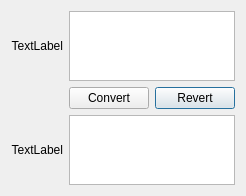
<?xml version="1.0" encoding="UTF-8"?>
<ui version="4.0">
 <class>ConverterDialog</class>
 <widget class="QDialog" name="ConverterDialog">
  <property name="geometry">
   <rect>
    <x>0</x>
    <y>0</y>
    <width>234</width>
    <height>177</height>
   </rect>
  </property>
  <property name="windowTitle">
   <string>ConverterDialog</string>
  </property>
  <layout class="QGridLayout" name="gridLayout">
   <item row="0" column="1" colspan="2">
    <widget class="QTextEdit" name="from_edit"/>
   </item>
   <item row="0" column="0">
    <widget class="QLabel" name="from_label">
     <property name="layoutDirection">
      <enum>Qt::LeftToRight</enum>
     </property>
     <property name="text">
      <string>TextLabel</string>
     </property>
     <property name="alignment">
      <set>Qt::AlignRight|Qt::AlignTrailing|Qt::AlignVCenter</set>
     </property>
    </widget>
   </item>
   <item row="2" column="0">
    <widget class="QLabel" name="to_label">
     <property name="layoutDirection">
      <enum>Qt::LeftToRight</enum>
     </property>
     <property name="text">
      <string>TextLabel</string>
     </property>
     <property name="alignment">
      <set>Qt::AlignRight|Qt::AlignTrailing|Qt::AlignVCenter</set>
     </property>
    </widget>
   </item>
   <item row="2" column="1" colspan="2">
    <widget class="QTextEdit" name="to_edit"/>
   </item>
   <item row="1" column="2">
    <widget class="QPushButton" name="revert_button">
     <property name="text">
      <string>Revert</string>
     </property>
    </widget>
   </item>
   <item row="1" column="1">
    <widget class="QPushButton" name="convert_button">
     <property name="text">
      <string>Convert</string>
     </property>
    </widget>
   </item>
  </layout>
 </widget>
 <layoutdefault spacing="6" margin="11"/>
 <resources/>
 <connections/>
</ui>
